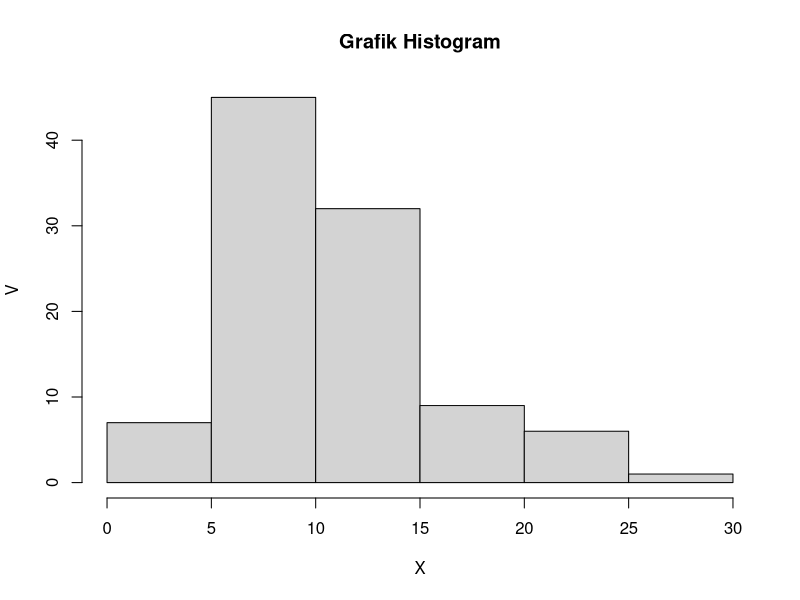

Source code (R):
x = 2
v = 10

#No 4 A
probability = dchisq(x, 10)
probability

#No 4 B
n = 100
hist(rchisq(n, v), xlab = "X", ylab = "V", main = "Grafik Histogram")

#No 4 C
mean = v
variance = 2 * v
mean
variance